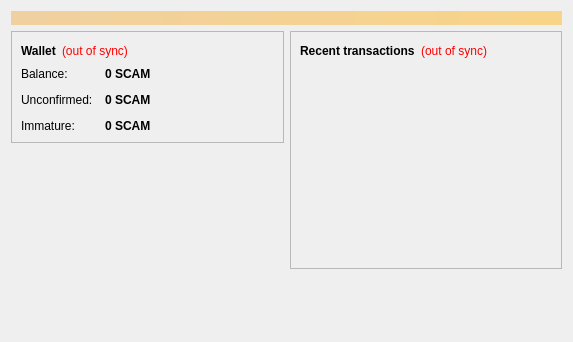
<?xml version="1.0" encoding="UTF-8"?>
<ui version="4.0">
 <class>OverviewPage</class>
 <widget class="QWidget" name="OverviewPage">
  <property name="geometry">
   <rect>
    <x>0</x>
    <y>0</y>
    <width>573</width>
    <height>342</height>
   </rect>
  </property>
  <property name="windowTitle">
   <string>Form</string>
  </property>
  <layout class="QVBoxLayout" name="topLayout">
   <item>
    <widget class="QLabel" name="labelAlerts">
     <property name="visible">
      <bool>false</bool>
     </property>
     <property name="styleSheet">
      <string notr="true">background-color: qlineargradient(x1: 0, y1: 0, x2: 1, y2: 0, stop:0 #F0D0A0, stop:1 #F8D488); color:#000000;</string>
     </property>
     <property name="wordWrap">
      <bool>true</bool>
     </property>
     <property name="margin">
      <number>3</number>
     </property>
    </widget>
   </item>
   <item>
    <layout class="QHBoxLayout" name="horizontalLayout" stretch="1,1">
     <item>
      <layout class="QVBoxLayout" name="verticalLayout_2">
       <item>
        <widget class="QFrame" name="frame">
         <property name="frameShape">
          <enum>QFrame::StyledPanel</enum>
         </property>
         <property name="frameShadow">
          <enum>QFrame::Raised</enum>
         </property>
         <layout class="QVBoxLayout" name="verticalLayout_4">
          <item>
           <layout class="QHBoxLayout" name="horizontalLayout_4">
            <item>
             <widget class="QLabel" name="label_5">
              <property name="font">
               <font>
                <weight>75</weight>
                <bold>true</bold>
               </font>
              </property>
              <property name="text">
               <string>Wallet</string>
              </property>
             </widget>
            </item>
            <item>
             <widget class="QLabel" name="labelWalletStatus">
              <property name="toolTip">
               <string>The displayed information may be out of date. Your wallet automatically synchronizes with the Scamcoin network after a connection is established, but this process has not completed yet.</string>
              </property>
              <property name="styleSheet">
               <string notr="true">QLabel { color: red; }</string>
              </property>
              <property name="text">
               <string notr="true">(out of sync)</string>
              </property>
              <property name="alignment">
               <set>Qt::AlignLeading|Qt::AlignLeft|Qt::AlignVCenter</set>
              </property>
             </widget>
            </item>
            <item>
             <spacer name="horizontalSpacer_2">
              <property name="orientation">
               <enum>Qt::Horizontal</enum>
              </property>
              <property name="sizeHint" stdset="0">
               <size>
                <width>40</width>
                <height>20</height>
               </size>
              </property>
             </spacer>
            </item>
           </layout>
          </item>
          <item>
           <layout class="QFormLayout" name="formLayout_2">
            <property name="fieldGrowthPolicy">
             <enum>QFormLayout::AllNonFixedFieldsGrow</enum>
            </property>
            <property name="horizontalSpacing">
             <number>12</number>
            </property>
            <property name="verticalSpacing">
             <number>12</number>
            </property>
            <item row="0" column="0">
             <widget class="QLabel" name="label">
              <property name="text">
               <string>Balance:</string>
              </property>
             </widget>
            </item>
            <item row="0" column="1">
             <widget class="QLabel" name="labelBalance">
              <property name="font">
               <font>
                <weight>75</weight>
                <bold>true</bold>
               </font>
              </property>
              <property name="cursor">
               <cursorShape>IBeamCursor</cursorShape>
              </property>
              <property name="toolTip">
               <string>Your current balance</string>
              </property>
              <property name="text">
               <string notr="true">0 SCAM</string>
              </property>
              <property name="textInteractionFlags">
               <set>Qt::LinksAccessibleByMouse|Qt::TextSelectableByKeyboard|Qt::TextSelectableByMouse</set>
              </property>
             </widget>
            </item>
            <item row="1" column="0">
             <widget class="QLabel" name="label_3">
              <property name="text">
               <string>Unconfirmed:</string>
              </property>
             </widget>
            </item>
            <item row="1" column="1">
             <widget class="QLabel" name="labelUnconfirmed">
              <property name="font">
               <font>
                <weight>75</weight>
                <bold>true</bold>
               </font>
              </property>
              <property name="cursor">
               <cursorShape>IBeamCursor</cursorShape>
              </property>
              <property name="toolTip">
               <string>Total of transactions that have yet to be confirmed, and do not yet count toward the current balance</string>
              </property>
              <property name="text">
               <string notr="true">0 SCAM</string>
              </property>
              <property name="textInteractionFlags">
               <set>Qt::LinksAccessibleByMouse|Qt::TextSelectableByKeyboard|Qt::TextSelectableByMouse</set>
              </property>
             </widget>
            </item>
            <item row="2" column="0">
             <widget class="QLabel" name="labelImmatureText">
              <property name="text">
               <string>Immature:</string>
              </property>
             </widget>
            </item>
            <item row="2" column="1">
             <widget class="QLabel" name="labelImmature">
              <property name="font">
               <font>
                <weight>75</weight>
                <bold>true</bold>
               </font>
              </property>
              <property name="toolTip">
               <string>Mined balance that has not yet matured</string>
              </property>
              <property name="text">
               <string notr="true">0 SCAM</string>
              </property>
              <property name="textInteractionFlags">
               <set>Qt::LinksAccessibleByMouse|Qt::TextSelectableByKeyboard|Qt::TextSelectableByMouse</set>
              </property>
             </widget>
            </item>
           </layout>
          </item>
         </layout>
        </widget>
       </item>
       <item>
        <spacer name="verticalSpacer">
         <property name="orientation">
          <enum>Qt::Vertical</enum>
         </property>
         <property name="sizeHint" stdset="0">
          <size>
           <width>20</width>
           <height>40</height>
          </size>
         </property>
        </spacer>
       </item>
      </layout>
     </item>
     <item>
      <layout class="QVBoxLayout" name="verticalLayout_3">
       <item>
        <widget class="QFrame" name="frame_2">
         <property name="frameShape">
          <enum>QFrame::StyledPanel</enum>
         </property>
         <property name="frameShadow">
          <enum>QFrame::Raised</enum>
         </property>
         <layout class="QVBoxLayout" name="verticalLayout">
          <item>
           <layout class="QHBoxLayout" name="horizontalLayout_2">
            <item>
             <widget class="QLabel" name="label_4">
              <property name="text">
               <string>&lt;b&gt;Recent transactions&lt;/b&gt;</string>
              </property>
             </widget>
            </item>
            <item>
             <widget class="QLabel" name="labelTransactionsStatus">
              <property name="toolTip">
               <string>The displayed information may be out of date. Your wallet automatically synchronizes with the Scamcoin network after a connection is established, but this process has not completed yet.</string>
              </property>
              <property name="styleSheet">
               <string notr="true">QLabel { color: red; }</string>
              </property>
              <property name="text">
               <string notr="true">(out of sync)</string>
              </property>
              <property name="alignment">
               <set>Qt::AlignRight|Qt::AlignTrailing|Qt::AlignVCenter</set>
              </property>
             </widget>
            </item>
            <item>
             <spacer name="horizontalSpacer">
              <property name="orientation">
               <enum>Qt::Horizontal</enum>
              </property>
              <property name="sizeHint" stdset="0">
               <size>
                <width>40</width>
                <height>20</height>
               </size>
              </property>
             </spacer>
            </item>
           </layout>
          </item>
          <item>
           <widget class="QListView" name="listTransactions">
            <property name="styleSheet">
             <string notr="true">QListView { background: transparent; }</string>
            </property>
            <property name="frameShape">
             <enum>QFrame::NoFrame</enum>
            </property>
            <property name="verticalScrollBarPolicy">
             <enum>Qt::ScrollBarAlwaysOff</enum>
            </property>
            <property name="horizontalScrollBarPolicy">
             <enum>Qt::ScrollBarAlwaysOff</enum>
            </property>
            <property name="selectionMode">
             <enum>QAbstractItemView::NoSelection</enum>
            </property>
           </widget>
          </item>
         </layout>
        </widget>
       </item>
       <item>
        <spacer name="verticalSpacer_2">
         <property name="orientation">
          <enum>Qt::Vertical</enum>
         </property>
         <property name="sizeHint" stdset="0">
          <size>
           <width>20</width>
           <height>40</height>
          </size>
         </property>
        </spacer>
       </item>
      </layout>
     </item>
    </layout>
   </item>
  </layout>
 </widget>
 <resources/>
 <connections/>
</ui>
